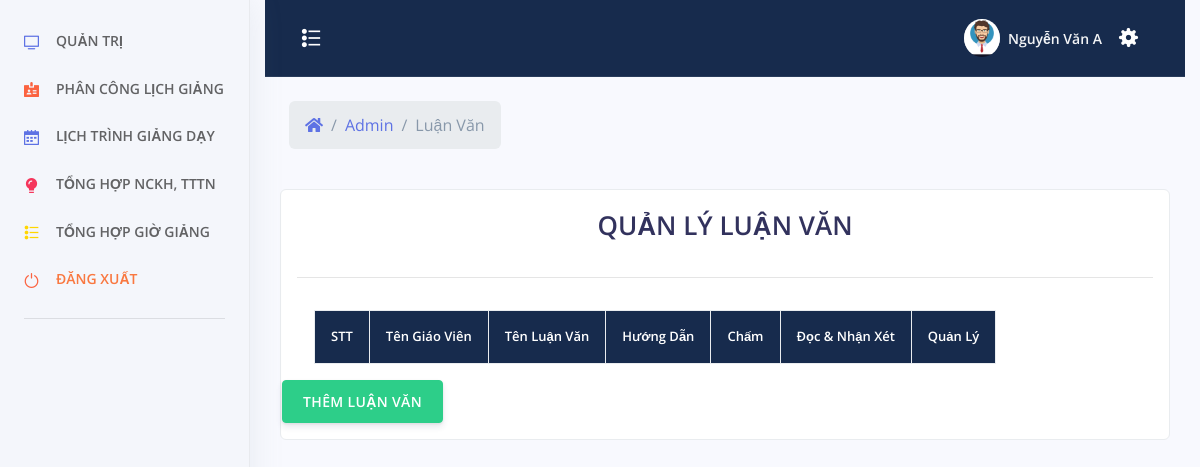
/admin/index.php?menu=luanvan (signed in), run on an earlier commit of the app's database.
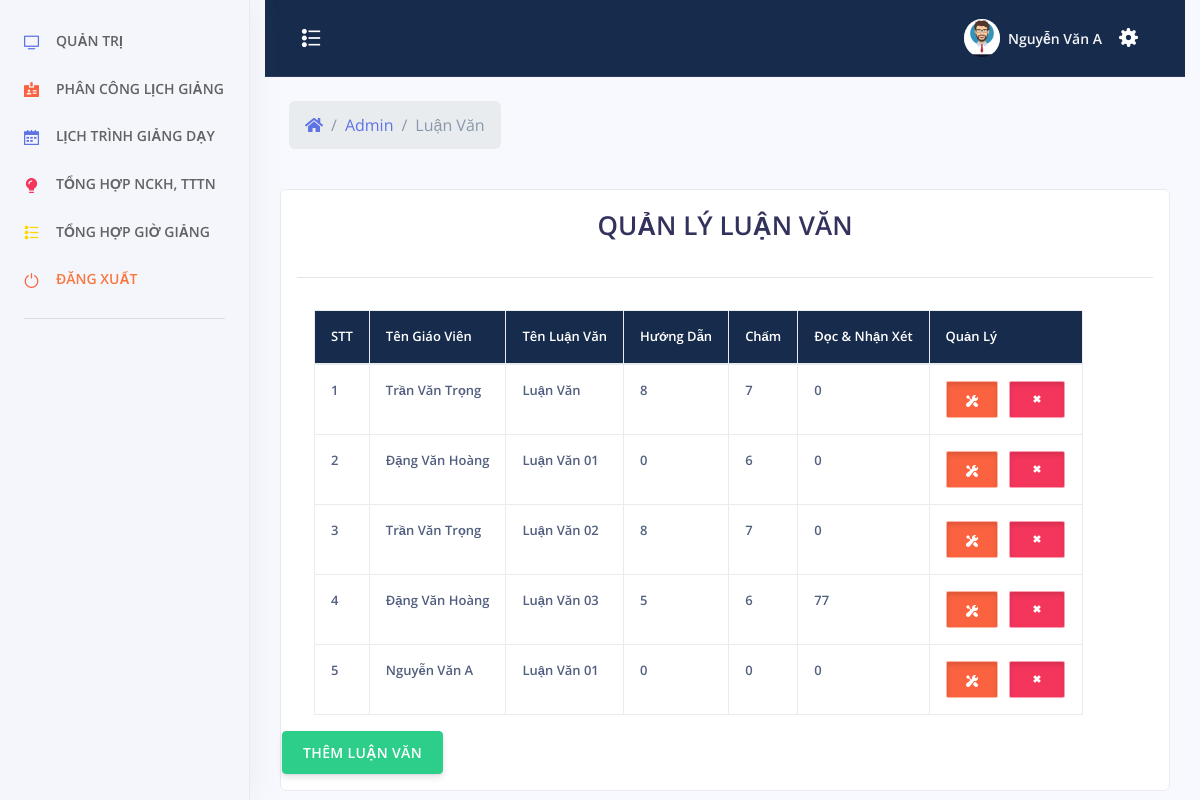
And on a later commit of the database.
### tables this page shows
CREATE TABLE `luan_van` (
  `id` int(11) NOT NULL,
  `id_giaovien` int(11) NOT NULL,
  `ten` varchar(500) NOT NULL,
  `huong_dan` int(11) NOT NULL,
  `cham` int(11) NOT NULL,
  `doc` int(11) NOT NULL
);

CREATE TABLE `tai_khoan` (
  `id_tai_khoan` int(11) NOT NULL,
  `ten_tai_khoan` varchar(30) NOT NULL,
  `mat_khau` varchar(100) NOT NULL,
  `nhom_tai_khoan` tinyint(2) NOT NULL,
  `ten_sinh_vien` varchar(100) NOT NULL,
  `sdt` varchar(20) NOT NULL,
  `ngay_sinh` varchar(50) NOT NULL,
  `ngay_tao` datetime NOT NULL
);

### admin/luan-van.php (the view, shortened to what this page needs)
<?php
	include_once('../config/config.php');
	include_once('../header.php');
 ?>
<?php
		if($_SESSION["taikhoan"] == NULL){ ?>
			<script>
				window.location.href="../tai-khoan/dang-nhap.php";
			</script>
		<?php }else {?>
			<div class="row align-items-center py-4">
            <div class="col-lg-6 col-7">
              <nav aria-label="breadcrumb" class="d-none d-md-inline-block ml-md-4">
                <ol class="breadcrumb breadcrumb-links breadcrumb-dark">
                  <li class="breadcrumb-item"><a href="#"><i class="fas fa-home"></i></a></li>
                  <li class="breadcrumb-item"><a href="index.php">Admin</a></li>
                  <li class="breadcrumb-item active" aria-current="page">Luận Văn</li>
                </ol>
              </nav>
            </div>
          </div>
    <div style="color:#FFF" class="col-xs-12 col-sm-12 col-md-12 col-lg-12 adminhihi">
		<div class="list-group-item">
		<?php
			$sql = "SELECT * FROM `luan_van`";
			$qr = mysqli_query($conn, $sql);
		 ?>
			<div class="caption">
			<h1 style="text-align: center">QUẢN LÝ LUẬN VĂN</h1>
			</div>
			<hr>
			<div class="row">
				<table class="table table-bordered table-responsive">
					<tr class="chimuc">
						<th>STT</th>
						<th>Tên Giáo Viên</th>
						<th>Tên Luận Văn</th>
						<th>Hướng Dẫn</th>
						<th>Chấm</th>
						<th>Đọc & Nhận Xét</th>
						<th>Quản Lý</th>
					</tr>
					<tbody>
						<?php $stt =1; ?>
					<?php while($row = mysqli_fetch_assoc($qr)){ ?>
						<tr>
							<td><?php echo $stt; $stt += 1; ?></td>
							<td><?php
								$idgv = $row["id_giaovien"];
								$sqlgv = "SELECT `ten_sinh_vien` FROM `tai_khoan` WHERE `id_tai_khoan` = '$idgv'";
								$qrgv = mysqli_query($conn, $sqlgv);
								$rowgv = mysqli_fetch_assoc($qrgv);
								echo $rowgv["ten_sinh_vien"];
							?>
							</td>
							<td><?php echo $row["ten"]?></td>
							<td><?php echo $row["huong_dan"]?></td>
							<td><?php echo $row["cham"]?></td>
							<td><?php echo $row["doc"]?></td>
							<td align="center">
                                <button type="button" id="sua" class="btn btn-warning btn-xs button-sua" title="Sửa"
                                tens="<?php echo $row["ten"]?>"
                                idgvs="<?php echo $row["id_giaovien"]?>"
                                idsua="<?php echo $row["id"]?>" ><span class="glyphicon glyphicon-edit"></span>
								<span class="btn-inner--icon"><i class="ni ni-settings"></i></span>
							</button>
  								<button type="button" id="xoa" xoa="<?php echo $row["id"]?>" class="btn btn-danger btn-xs button-sua" title="Xóa"><span class="glyphicon glyphicon-trash"></span>
								  <span class="btn-inner--icon"><i class="ni ni-fat-remove"></i></span>
							</button>
							</td>
						</tr>
						<?php } ?>
					</tbody>
				</table>
<br>
<center>
	<button type="button" class="btn btn-success"  data-toggle="modal" data-target="#themadmin">THÊM LUẬN VĂN</button>
</center>
			</div>
		</div>
    </div>
	<?php } ?>
</div>
 <?php
	include_once('../footer.php');
 ?>

What changed in the data, as far as the page shows it:
added luan_van: tai_khoan.ten_sinh_vien "Trần Văn Trọng", ten "Luận Văn", huong_dan "8", cham "7", doc "0"
added luan_van: tai_khoan.ten_sinh_vien "Đặng Văn Hoàng", ten "Luận Văn 01", huong_dan "0", cham "6", doc "0"
added luan_van: tai_khoan.ten_sinh_vien "Trần Văn Trọng", ten "Luận Văn 02", huong_dan "8", cham "7", doc "0"
added luan_van: tai_khoan.ten_sinh_vien "Đặng Văn Hoàng", ten "Luận Văn 03", huong_dan "5", cham "6", doc "77"
added luan_van: tai_khoan.ten_sinh_vien "Nguyễn Văn A", ten "Luận Văn 01", huong_dan "0", cham "0", doc "0"
